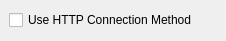
<ui version="4.0" >
 <class>MSNSettings</class>
 <widget class="QWidget" name="MSNSettings" >
  <property name="geometry" >
   <rect>
    <x>0</x>
    <y>0</y>
    <width>226</width>
    <height>41</height>
   </rect>
  </property>
  <property name="windowTitle" >
   <string>MSN Settings</string>
  </property>
  <layout class="QGridLayout" >
   <property name="margin" >
    <number>9</number>
   </property>
   <property name="spacing" >
    <number>6</number>
   </property>
   <item row="0" column="0" >
    <widget class="QCheckBox" name="useHTTPMethodCheckBox" >
     <property name="text" >
      <string>Use HTTP Connection Method</string>
     </property>
    </widget>
   </item>
  </layout>
 </widget>
 <resources>
  <include location="wengophone.qrc" />
 </resources>
 <connections/>
</ui>
